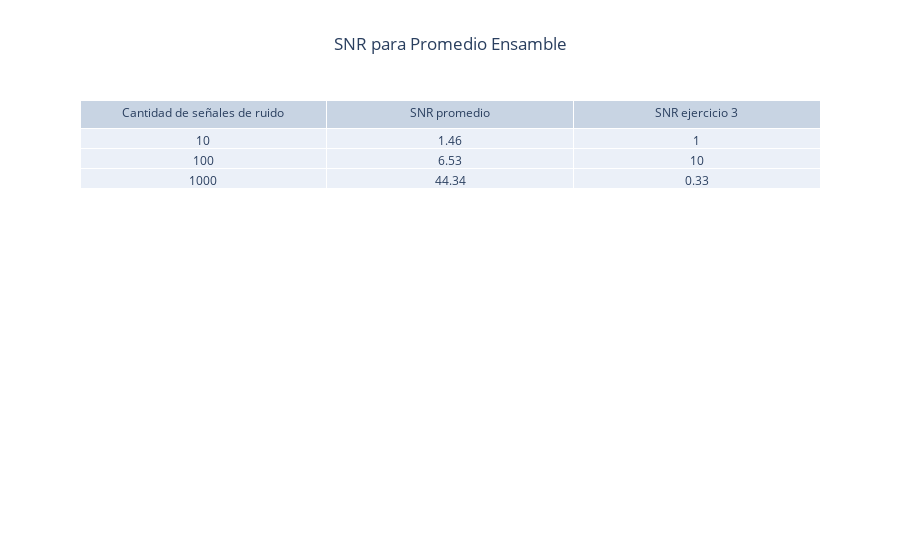

The cell this chart's notebook holds for it:
### Markdown cell above
Se genera tabla de SNRs.

### Code cell
DC_SNR_layout = go.Layout(
    title='SNR para Promedio Ensamble',
    title_x=0.5,
    margin=go.layout.Margin(
        autoexpand=True
    )
)

fig6 = go.Figure(data=[go.Table(header=dict(values=['Cantidad de señales de ruido', 'SNR promedio', 'SNR ejercicio 3'],align='center'),
                cells=dict(values=[["10", "100", "1000"], [SNR_average10, SNR_average100, SNR_average1000], [SNR1, SNR2, SNR3]],align='center'))
                ],
                layout=DC_SNR_layout)
fig6.show()

### Figure 1 — Plotly figure (JSON) as saved in the notebook; plotly's stock layout.template omitted (floating-point values rounded to 4 significant figures)
{"data": [{"cells": {"align": "center", "values": [["10", "100", "1000"], [1.46, 6.53, 44.34], [1, 10, 0.33]]}, "header": {"align": "center", "values": ["Cantidad de señales de ruido", "SNR promedio", "SNR ejercicio 3"]}, "type": "table"}], "layout": {"margin": {"autoexpand": true}, "title": {"text": "SNR para Promedio Ensamble", "x": 0.5}}}
